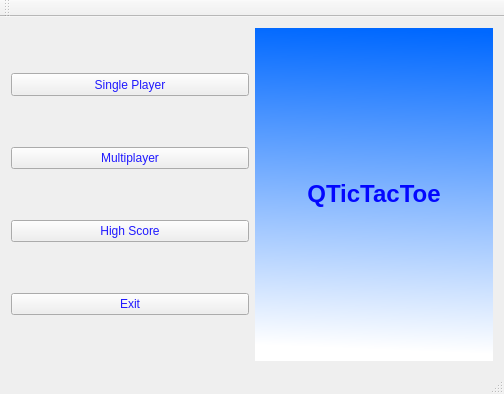
<?xml version="1.0" encoding="UTF-8"?>
<ui version="4.0">
 <class>MainMenu</class>
 <widget class="QMainWindow" name="MainMenu">
  <property name="geometry">
   <rect>
    <x>0</x>
    <y>0</y>
    <width>504</width>
    <height>394</height>
   </rect>
  </property>
  <property name="windowTitle">
   <string>MainMenu</string>
  </property>
  <widget class="QWidget" name="centralWidget">
   <layout class="QHBoxLayout" name="horizontalLayout_4">
    <item>
     <layout class="QVBoxLayout" name="verticalLayout_4">
      <item>
       <widget class="QPushButton" name="spButton">
        <property name="minimumSize">
         <size>
          <width>0</width>
          <height>23</height>
         </size>
        </property>
        <property name="cursor">
         <cursorShape>PointingHandCursor</cursorShape>
        </property>
        <property name="styleSheet">
         <string notr="true">font: 75 16pt &quot;Segoe Script&quot;;
color: rgb(32, 25, 255);</string>
        </property>
        <property name="text">
         <string>Single Player</string>
        </property>
       </widget>
      </item>
      <item>
       <widget class="QPushButton" name="mpButton">
        <property name="cursor">
         <cursorShape>PointingHandCursor</cursorShape>
        </property>
        <property name="styleSheet">
         <string notr="true">font: 75 16pt &quot;Segoe Print&quot;;
color: rgb(32, 25, 255);</string>
        </property>
        <property name="text">
         <string>Multiplayer</string>
        </property>
       </widget>
      </item>
      <item>
       <widget class="QPushButton" name="hsButton">
        <property name="cursor">
         <cursorShape>PointingHandCursor</cursorShape>
        </property>
        <property name="styleSheet">
         <string notr="true">font: 75 16pt &quot;Segoe Print&quot;;
color: rgb(32, 25, 255);</string>
        </property>
        <property name="text">
         <string>High Score</string>
        </property>
       </widget>
      </item>
      <item>
       <widget class="QPushButton" name="exitButton">
        <property name="cursor">
         <cursorShape>PointingHandCursor</cursorShape>
        </property>
        <property name="styleSheet">
         <string notr="true">font: 75 16pt &quot;Segoe Print&quot;;
color: rgb(32, 25, 255);</string>
        </property>
        <property name="text">
         <string>Exit</string>
        </property>
       </widget>
      </item>
     </layout>
    </item>
    <item>
     <layout class="QVBoxLayout" name="verticalLayout_5">
      <item>
       <widget class="QLabel" name="label">
        <property name="styleSheet">
         <string notr="true">color: rgb(3, 7, 255);
background-color: qlineargradient(spread:pad, x1:0.466, y1:0.965864, x2:0.494, y2:0, stop:0 rgba(255, 255, 255, 255), stop:1 rgba(0, 104, 255, 255));</string>
        </property>
        <property name="text">
         <string>&lt;html&gt;&lt;head/&gt;&lt;body&gt;&lt;p align=&quot;center&quot;&gt;&lt;span style=&quot; font-size:18pt; font-weight:600;&quot;&gt;QTicTacToe&lt;/span&gt;&lt;/p&gt;&lt;/body&gt;&lt;/html&gt;</string>
        </property>
       </widget>
      </item>
     </layout>
    </item>
   </layout>
  </widget>
  <widget class="QMenuBar" name="menuBar">
   <property name="geometry">
    <rect>
     <x>0</x>
     <y>0</y>
     <width>504</width>
     <height>21</height>
    </rect>
   </property>
  </widget>
  <widget class="QToolBar" name="mainToolBar">
   <attribute name="toolBarArea">
    <enum>TopToolBarArea</enum>
   </attribute>
   <attribute name="toolBarBreak">
    <bool>false</bool>
   </attribute>
  </widget>
  <widget class="QStatusBar" name="statusBar"/>
 </widget>
 <layoutdefault spacing="6" margin="11"/>
 <resources/>
 <connections/>
</ui>
